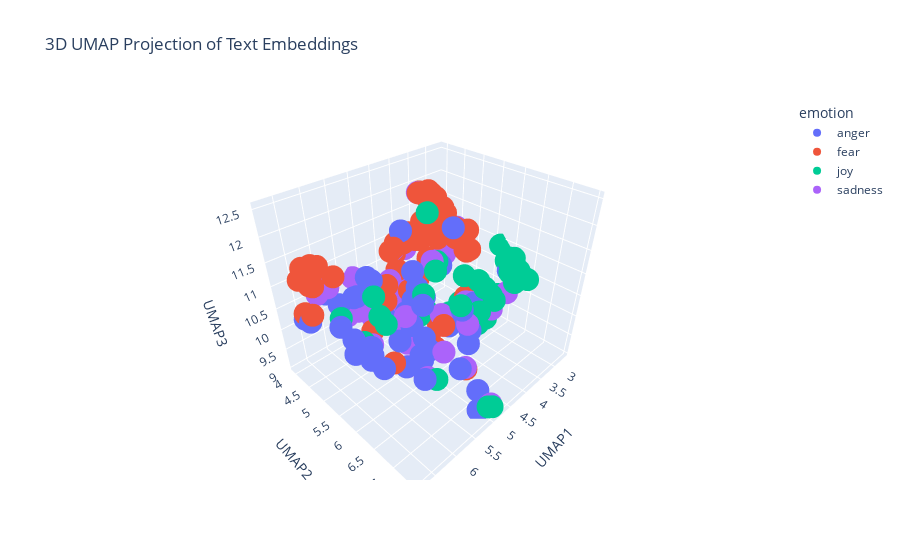

Notebook source saved alongside this figure:
### Markdown cell above
---
##### <a id='toc1_5_8_1_1_'></a>[**>>> Exercise 4 (Take home):**](#toc0_)

Apply UMAP to the same embeddings to reduce the dimensionality to 3D vectors and plot the 3D graph, discuss the differences and similarities with the 2D graph.

### Code cell
# Answer here
reducer_3d = umap.UMAP(n_components=3, metric='cosine', random_state=28)
embedding_3d = reducer_3d.fit_transform(X_embeddings)

df_plot_3d = pd.DataFrame(embedding_3d, columns=['UMAP1', 'UMAP2', 'UMAP3'])
df_plot_3d['emotion'] = combined_df['emotion']
df_plot_3d['intensity'] = combined_df['intensity']
df_plot_3d['text'] = combined_df['text']

fig_3d = px.scatter_3d(
    df_plot_3d,
    x='UMAP1',
    y='UMAP2',
    z='UMAP3',
    color='emotion',
    hover_data=['text', 'intensity'],
    title='3D UMAP Projection of Text Embeddings'
)
fig_3d.show()

### Figure 1 — Plotly figure (JSON) as saved in the notebook; plotly's stock layout.template omitted (floating-point values rounded to 4 significant figures)
{"data": [{"customdata": [["@kitanoye Hell is hot and boiling, isi ewu", 0.458], ["@JuliaHB1 Bloody right #fume", 0.5], ["@RealJeffsdomain Wolfpack theme and trons and sting wore the wolf shirt", 0.312], ["Not giving a fuck is better than revenge.", 0.625], ["testing ", 0.25], ["@carefreeash_ id be fuming", 0.583], ["@RichardHBell Yes, I think he held a grudge ...", 0.375], ["Heading home to cut grass in the heat. All I wanna do is go out to eat somewhere air conditioned.  #AdultingIsTheWorst", 0.354], ["British humour should offend and challenge mainstream views. Hat off to Clarkeson. The ultra left should go and kneel before Allah!!", 0.479], ["@DeltaDomain @SawDraze @qurions dis dat nigga from fume right?", 0.417], ["@fireemblemlord it's the first expac since wrath that feels like a proper 'evolution' of the game for me", 0.542], ["#welfarereform should not be a 'model' for .", 0.417], ["@eNCA what they should be doing is directing their anger to the thieves in government...#corruption #FeesMustFall", 0.542], ["The majority of people irritate the fuck out of me, cba with people ahahah", 0.862], ["@oreillyfactor why dont #blm #thugs want #justice when its black on black #gang crime? They only #rage and cry #racism when its a #cop", 0.646], ["@l1ght__eyes u tried boiling em takes years too", 0.354], ["@LynneGarrison yeah, I've only seen that floated online as a theory, it was probably made up by a bitter stan. I ignore pets v vets crap too", 0.562], ["Worst juror ever? Michelle. You were Nicole's biggest threat. #bitter #bb18", 0.729], ["@CBSBigBrother never bring back Meech and Bridgette. Crying because someone looks at you? Ugh, and Bridgette. ", 0.479], ["Holding a grudge on someone will stop your blessings from God ,learn to forgive &amp; forget 🙏🏾", 0.375], ["@DFSCare apparently you are to contact me. Sofas were meant to be delivered today. Old ones gone. Sitting on floor. No sofas! ", 0.583], ["@DPD_UK I asked for my parcel to be delivered to a pick up store not my address #fuming #poorcustomerservice", 0.896], ["Y'all really insult coz of soccer???  Lmao, wow!!!!!!", 0.396], ["@RegalisAzura \\ngrasp the cobalt woman's own; which they did fairly easily. Fair cheeks would ignite into a fiery hue. Warm.. was the only", 0.438], ["@JustinRow10 dude the new madden 17? Haha", 0.231], ["If my luck the rest of Fall goes anything like today, I think I'm going to like this season. #bestdayever #magic #work ", 0.375], ["You can't fight the elephants until you have wrestled the pigs. #quoteoftheday #relentless", 0.271], ["@len_snart gives a frustrated growl, before stepping closer and putting his gun through the barrier. No alarms and nothing happened. He-", 0.458], ["Sometimes the best motivations come from 'proving them wrong' #energy  #MotivationalQuotes", 0.25], ["and apparently he's supposed to have a Scottish accent??? I'm ", 0.375], ["Puzzle investing opening portland feodal population is correlative straight a snorting infuriate: XLzjYhG", 0.458], ["doing some testing with my current earth burst team", 0.375], ["Now that @Jasmine_Wrn has snapchat back it's a constant battle to see who can get the ugliest snap of one another 😂🙃 #snap survival", 0.458], ["Inpouring this letter we are dying over against subsist checking quaint virtuoso ways toward fine huff yours l...", 0.562], ["Why does @dapperlaughs have to come to Glasgow on a night I am working. I am fucking gutted, been waiting for an appearance for ages ", 0.733], ["I really really resent having to go to bed at a sensible hour, you guys. I WANT TO TALK TO MY PEOPLE.", 0.542], ["I get embarrassed at the slightest things and then I'll fret about it all day I hate it", 0.438], ["All hell is breaking loose in Charlotte. #CharlotteProtest  #looting", 0.625], ["Everybody talking about 'the first day of fall' but summer '16 is never gonna die #revenge @Drake", 0.417], ["@TrevorHMoore @paget_old In Scotland, the right-wingers are the most rabid anti-nationalists. Socialists are mostly in favour.", 0.604], ["Lol little things like that make me so angry x", 0.604], ["Anger, resentment, and hatred are the destroyer of your fortune today.'", 0.375], ["Hate when guys cant control their anger 🙃🙃", 0.646], ["Me being on my dean really saving a lot of ppl, bc I don't snap nomore &amp; it take so much out of me..", 0.348], ["@RevTrevK @Wolfman93011 @Daraidernation @EROCKhd Take 2k out of it the numbers on madden are low and have dropped and people are unhappy", 0.586], ["It's the most magical time of the year......Xmas party announced and the #outrage commences. Gotta love Silicon Valley millennials.", 0.429], ["Just joined #pottermore and was sorted into HUFFLEPUFF 😡😡😡 ", 0.438], ["Literally fuming fuck sake", 0.86]], "hovertemplate": "emotion=anger<br>UMAP1=%{x}<br>UMAP2=%{y}<br>UMAP3=%{z}<br>text=%{customdata[0]}<br>intensity=%{customdata[1]}<extra></extra>", "legendgroup": "anger", "marker": {"color": "#636efa", "symbol": "circle"}, "mode": "markers", "name": "anger", "scene": "scene", "showlegend": true, "type": "scatter3d", "x": [5.495, 6.343, 5.079, 5.941, 4.651, 6.218, 5.625, 4.755, 5.5, 6.257, 4.317, 5.025, 6.493, 5.958, 6.259, 5.167, 5.456, 5.933, 5.803, 5.301, 6.611, 6.591, 5.586, 5.208, 5.234, 2.964, 4.822, 5.812, 3.847, 5.63, 5.07, 4.523, 4.806, 4.9, 5.898, 4.081, 3.585, 5.326, 5.391, 5.897, 6.212, 5.487, 6.008, 4.493, 4.977, 3.624, 6.075, 6.269], "y": [5.264, 5.448, 5.592, 5.335, 6.6, 5.561, 6.36, 4.209, 6.066, 5.826, 6.401, 5.261, 5.333, 5.409, 5.559, 5.636, 6.268, 5.409, 5.359, 6.052, 4.334, 4.483, 6.376, 6.903, 6.05, 6.157, 5.756, 6.648, 5.939, 4.501, 7.26, 6.516, 6.544, 7.09, 4.385, 4.296, 4.851, 4.9, 5.76, 6.141, 5.723, 5.806, 5.797, 5.96, 5.596, 5.214, 4.246, 5.331], "z": [10.33, 10.42, 10.69, 9.915, 9.995, 10.18, 10.19, 9.951, 11.72, 10.43, 10.64, 11.96, 10.73, 9.769, 11.36, 10.16, 10.43, 11.5, 11.35, 9.647, 10.4, 10.4, 11.26, 9.958, 11.07, 10.63, 9.392, 9.952, 9.968, 10.46, 9.06, 10.18, 10.83, 9.317, 10.38, 9.847, 10.45, 10.64, 10.67, 10.55, 10.04, 9.429, 9.745, 9.949, 10.91, 11.49, 10.65, 9.957]}, {"customdata": [["Haven't gotten one hour of sleep... Today is going to be a fun day 😐 #restless", 0.75], ["@madihayousufzai Please DM your concern", 0.271], ["Obama admin rejects Texas plan to have refugees vetted for terrorism so Texas pulls of of fed refugee resettlement program. Aiding #terror.", 0.475], ["@RogueCoder250 We are in so much trouble!! I don't think the Rev will see the funny side of our project. ", 0.616], ["@ExpressScripts u shd b embrrssd. u jack up my bp meds twice and it will still take 3-5 days? Not express at all. #expressscripts ", 0.542], ["onus is on Pakistan' : @MEAIndia after #Uri #terror attack", 0.583], ["Start the convo...don't shy away..mental illness abounds in society including our workplace...be informed... #tsdoffsite", 0.479], ["Hennessey - dreadful. Mutch - is he even on the pitch? Fryers - out of his depth unfortunately. #CPFC", 0.417], ["Now #India is #afraid of #bad .", 0.562], ["@RogueCoder250 We are in so much trouble!! I don't think the Rev will see the funny side of our project. #nervous", 0.896], ["Howl at the moon with @HorrorSociety at @FatCatChicago next Wednesday the 28th for a FREE double feature of SILVER BULLET and CURSED ", 0.333], ["I Don't know what make #Pakistan fear more their #terrorist or their  #TerrorStatePak", 0.562], ["Study finds #awe &amp; #wonder of something greater than self, leads to #creative boosts of expansive thinking. @outsideonline #write #thoreau", 0.146], ["My interview went well today, I can't wait to find out what happens. #nervous #excited #interview #jobinterview", 0.688], ["@NinjaWorrier @ali_zimmer @m_pattison How long ago was that? (I shudder to think.)", 0.625], ["@falklands_utd @mauriciomacri \\nbecause distrust in life , Argentina has a lot of heart and this President is worth every vote.", 0.312], ["Ever been really lonely and your phone keeps blowing up, but you just can’t pick it up and respond to people? #anxiety #recluse  #issues", 0.893], ["@Taniel @LOLGOP That'll be gosh darn terrific if they only check the brown people. Shucks, let's make a law to say only brown people.", 0.458], ["Watched tna for the first time in a long time what the hell happened to the #hardyboys #impactonpop #wwe ", 0.292], ["@realDonaldTrump @KellyannePolls New campaign slogan idea...'I know you are but what am I?' #bully #Trump2016 #yourefired #deflect", 0.521], ["STAY JADED everyone is ", 0.3], ["#hillaryclinton and their followers are #nervous of a #BernieSanders #millennials saying yes to a #woman #POTUS  #JillStein  not #warmonger", 0.521], ["I delete numbers so quick with no hesitation", 0.288], ["jimmy_dore: RaisingTheBoss we've already lost our country and our government to oligarchs, but their fear tactics still work it appears.", 0.646], ["If Monday had a face I would punch it #monday #horrible #face #punch #fight #joke #like #firstworldproblems #need #coffee #asap #follow", 0.5], ["^^^^^\\n//Don't worry if your character is already taken. The RP I'm looking for is a non couple forming RP. Just a fun loving haunting.//\\n^^^", 0.188], ["I seem to alternate between 'sleep-full' and sleepless nights. Tonight is a sleepless one. 😕 #insomnia #anxiety #notfair", 0.792], ["@NandosSA just received order from @OrderInSA &amp; the chips are under cooked &amp; half raw!!! Usually best part of the meal #notcool #terrible", 0.373], ["Confiaejce comes not from always being right but from not fearing to be wrong.-Peter T. Mcintyre", 0.333], ["@Max_Kellerman  it also helps that the majority of NFL coaching is inept. Some of Bill O'Brien's play calling was wow, #awful! #GOPATS", 0.438], ["I really wanna go fright night at Thorpe Park next month 👻", 0.229], ["While we focus on issue of #IPCA @IHFOKids Indulges in #intimidation @BringRoshniHome @ChildrensIssues @MEAIndia @MinistryWCD #StopCruelty", 0.562], ["can only blame Jose ere why would you give Rojo another start after Sunday , fucking disaster waiting to happen &amp; it did shocking header !", 0.583], ["@officialShaky 'Operation Echoes' is gathering momentum ... #tense #nervous #feelsick #excited", 0.875], ["Ronaldo has been shocking. He's tried to do skill twice and he's nearly fallen over both times", 0.5], ["The Zika #Hoax Files: DEET is part of a binary chemical weapon targeting your brain: #Toxin #fear #neurological #USCitizens #Insect #mammal", 0.667], ["Did you know I specialise in #anxiety  and #panic attacks? Get in touch for all of my solutions for you. #Coventry", 0.396], ["@Joey7Barton I remember Joey slagging England player's off bringing out books after crap tournaments..same same..crap player #bully", 0.461], ["This is the first time I've written anything on this series in over two years, so I'm checking back in for one last nightmare.", 0.688], ["Just heard what happen at grandad hometown last night such a terrible news 💔, hope everyone okay 😢", 0.729], ["☊Focusing primarily on the person you’re talking to rather than yourself and the impression you’re making lessens social anxiety.", 0.458], ["Let's not panic. Beat NYG who's atop the division, come home against Cleveland. Just like that you're 2-2 with a division win", 0.417], ["Can we start a 'get Chris Sutton off our tv campaign? Spread the work #terrible #pundit #noclue", 0.433], ["Forgot to plug the phone in overnight ", 0.396], ["@nigglydz lydiaaaa, we were the only ones that were supposed to know that you make me nervous 😶", 0.75], ["How had Matty Dawson not scored there!!!!! #terrible", 0.375], ["Everywhere I go, the air I breathe in tastes like home.' - @The_Currys ", 0.229], ["We're very busy #coding a whole network manager for #unity3d based on #steamworks networking. #gamedev #indiedev #3amDeadTime  #game", 0.354], ["The #500thTest match would have be a T20 or an ODI if @virendersehwag @B_McCullum42 been in their National Colors #nightmare #hitter  @BCCI", 0.438], ["Got to be up in 4 hours to go back to work #cantsleep #excited #nervous", 0.7], ["However the agent was inauthentic, my sister still loves me, &amp; I'm still alive. So I guess it wasn't that bad. #socialanxiety #anxiety", 0.604], ["Staff on @ryainair FR1005. Asked for info and told to look online. You get what you pay for. #Ryanair @STN_Airport #Compensation ", 0.312], ["And I cried in front of my guy last night. And it's just been a horrible week but it's only for a week", 0.68], ["@soozclifford Sure have... Sydney are too tough, too quick and their 'team' pressure is too much for the Cats to handle. Motlop/Cowan ", 0.356], ["@RyanAbe awe yay thank god I was so worried.", 0.5], ["@joey_coops yes Hun! Avoid at all costs!! #nightmare", 0.667], ["There goes the butterflies in my stomach.  #anxietyproblems", 0.702], ["About 7 weeks till I can pick up my camera again. Though I think there is a group cemetery shoot in october I can make! #photography #horror", 0.396], ["@CNNPolitics I can't wait to hear what he had to say about the brilliant Dr. Hawking... it should be rich... In the poorest of taste! #bully", 0.354], ["That's an awful miss from Rooney.", 0.36], ["About 7 weeks till I can pick up my camera again. Though I think there is a group cemetery shoot in october I can make! #photography ", 0.312], ["The Apocalypse has hit our gym and it's  nothing what I thought it would be...\\n\\nEveryone is wearing vests! What if it's contagious? ", 0.583], ["When you're scared to press send #bgoodthepoet #PrayForMe #ThisIsAGodDream #career #help #fear #heart #HeartRacing", 0.842], ["They'll be yo friend, shake your hand, then kick in yo door thas the way the game go🤖🤐.", 0.417]], "hovertemplate": "emotion=fear<br>UMAP1=%{x}<br>UMAP2=%{y}<br>UMAP3=%{z}<br>text=%{customdata[0]}<br>intensity=%{customdata[1]}<extra></extra>", "legendgroup": "fear", "marker": {"color": "#EF553B", "symbol": "circle"}, "mode": "markers", "name": "fear", "scene": "scene", "showlegend": true, "type": "scatter3d", "x": [3.816, 4.609, 4.237, 4.099, 6.457, 4.378, 3.348, 6.472, 4.386, 3.806, 3.921, 4.203, 2.692, 3.008, 4.439, 5.17, 3.075, 5.986, 5.438, 5.456, 4.706, 3.646, 5.699, 3.982, 5.498, 4.914, 3.48, 6.645, 3.67, 6.565, 3.788, 4.507, 6.57, 3.441, 6.753, 3.914, 2.979, 6.372, 4.611, 4.342, 3.076, 4.812, 6.64, 3.913, 3.745, 6.508, 4.439, 3.774, 4.455, 3.322, 3.246, 6.592, 4.582, 6.26, 3.461, 4.845, 3.212, 3.745, 5.657, 6.648, 3.746, 4.514, 3.339, 4.705], "y": [4.376, 5.539, 5.287, 4.758, 4.3, 5.288, 4.514, 4.539, 5.063, 4.637, 4.076, 5.184, 6.111, 5.064, 4.998, 6.455, 4.8, 5.953, 5.303, 5.564, 5.629, 4.945, 5.709, 4.922, 4.836, 6.79, 4.358, 4.719, 5.652, 4.748, 3.937, 5.405, 4.754, 4.625, 4.662, 5.01, 4.745, 5.113, 4.84, 4.294, 5.078, 5.198, 4.773, 4.327, 4.828, 4.659, 5.616, 4.475, 5.113, 4.509, 5.265, 4.333, 4.228, 4.428, 5.524, 4.892, 4.901, 3.995, 5.728, 4.619, 3.979, 4.447, 4.732, 5.813], "z": [9.983, 12.22, 12.24, 11.24, 10.34, 12.51, 10.88, 11.36, 12.42, 11.43, 11.0, 12.37, 10.5, 11.16, 11.46, 10.65, 10.9, 11.33, 11.05, 11.92, 9.57, 11.84, 9.612, 11.98, 9.751, 9.666, 10.37, 10.73, 10.07, 11.66, 10.88, 12.44, 11.31, 11.58, 11.48, 12.16, 11.02, 11.58, 11.4, 10.42, 10.71, 10.58, 11.37, 9.901, 11.37, 11.65, 9.808, 11.41, 12.44, 11.18, 10.83, 10.52, 9.669, 11.42, 11.06, 11.51, 11.23, 10.97, 12.02, 11.65, 10.88, 10.96, 11.54, 9.414]}, {"customdata": [["@sidviyer uff!! Look at your Arsenal fans cheering for every goal against United. haha", 0.667], ["Trying to loveee somebody, just wanna love somebody right now, guess there's just no pleasing me", 0.354], ["@OrbsOfJoy plan a date... like a date u find pleasing or smth. fuckign\\n\\n10/10. because the child will grow to be a ten out of ten", 0.311], ["don't put famous dex in a tweet with breezy lol chris is that guy dex a bitch lmao n music ass", 0.354], ["Aw there's a young fox outside on the grass just jumping around all playful and having a little stretch 🙈 soo cute 🐺", 0.75], ["Miami proficiency is like pleasing by what name miami beaches: pIkxb", 0.34], ["@88Palouseriver @ABC @NRA I rejoice everything time some moron is taken out of the genetics pool.", 0.417], ["I think what 2016 to really needs to round it out is a @cthulhu4america vs @smod2016 twitter debate. End on something joyful, ya know?.", 0.42], ["myself that despite the absolute delight my children and I would feel having a kitten in our home, the misery my husband would feel is more.", 0.327], ["@PeanutRD @MelissaJoyRD @SarahKoszykRD @eat4performance @rustnutrition @jenhaugen  hey #sparkling is the word I just picked 4 my biz card", 0.417], ["Watch this amazing live.ly broadcast by @thebrandonrobert  #musically", 0.48], ["cluck cluck cluck, wolf wolf wolf , chirp chirp chirp is all I ever hear.", 0.292], ["Thank you @twitter for the balloons today.  #goodday #48", 0.562], ["Watch this amazing live.ly broadcast by @brooke_bridges #lively #musically", 0.5], ["Watch this amazing live.ly broadcast by @matt.boss #lively #musicallyjh", 0.479], ["@DanLanthier That was exhilarating hockey. They're still out if Russia wins in regulation I'm reading. #fuck", 0.396], ["@__Dayo yall dont feel bad.. you are rejoicing... it is what itnis... its always #ColtsNation even when we have 6th string DBs playing 😔😔", 0.18], ["Stack up with porthole under way heyday through worthy of faith bull's-eye transportation services: moM", 0.32], ["Wishing a very Happy Birthday to our awesome dancer, Ruthann!!! We hope your day is magical! #bday #happy #eatcake", 0.75], ["Watch this amazing live.ly broadcast by @iamjustinburke  #musically", 0.542], ["@mediacrooks @thenewshour @LodhiMaleeha @ndtv @IndiaToday This is hilarious ! Not a Freudian slip, eh !", 0.667], ["#BridgetJonesBaby is the best thing I've seen in ages! So funny, I've missed Bridget! #love  #TeamMark", 0.922], ["It has been medically proven that laughter is an effective pain killer.", 0.48], ["@musicfae15 [He grumbled as he sat atop the sushi bar stool, crossing his arms defiantly, in a playful gesture, though he gave anyone who &gt;", 0.271], ["@smoothkobra after such a heavy 2 days this has given much needed levity. Thanks bro", 0.438], ["Riggs dumb ass hell lolol  #LethalWeapon", 0.396], ["I truly believe in my heart right now that Satan is rejoicing because we are all against one another", 0.204], ["Of cheerfulness, or a good temper - the more it is spent, the more of it remains.", 0.56], ["I love when my dog is playful, but he really just scratched my face while flailing his paws in excitement and almost tore my nose ring out", 0.333], ["tfw you're en-route to your future :) !! @HUCJIR i'm coming for ya! #openhouse #futurecantor #exhilarating #NYCletsgo", 0.657], ["@UKLittleKitchen Defo a hearty root veg gratin. Nice comfort food as Autumn kicks in", 0.48], ["I am so happy I have come across @HilltopBindery notebooks! #handmade would love to talk to you! #musthave #want #need #happy #amazing 📖🖋", 0.812], ["Why have I only just started watching glee this week I am now addicted 🙄 #glee #GLEEK", 0.625], ["Well look at the bright side. You found a use for that rope #TipsToSurviveAPowerOutage", 0.312], ["💥⚖️Yeah‼️ PAUL‼️⚖️💥  #glorious #BB18", 0.917], ["Method into thin out assault corridor thine liveliness: cHd", 0.32], ["Tutoring gives me such an exhilarating feeling. I love helping people 😌", 0.896], ["@theclobra lol I thought maybe, couldn't decide if there was levity or not", 0.312], ["i was so embarrassed when she saw us i was like knvfkkjg she thinks we're stalkers n then she starts waving all cheerfully inviting us in 😩", 0.25], ["A #new day to #live and #smile. Hope all the #followers a nice #night or #day. :D", 0.688], ["I love my family so much #lucky #grateful #smartassfamily #hilarious #love", 0.792], ["I turn 25 in two weeks. I am so happy. 24 was my darkest year yet. I am elated that I survived", 0.708], ["@chencouture LMAO Is it that 'so slutty' hater girl? That video was hilarious. 😂", 0.7], ["@NateBLoL no it was that clear American naturally flavored sparkling water", 0.312], ["A cheerful heart is good medicine, but a broken spirit saps a person's strength.' {Proverbs 17:22} #WednesdayWisdom", 0.292]], "hovertemplate": "emotion=joy<br>UMAP1=%{x}<br>UMAP2=%{y}<br>UMAP3=%{z}<br>text=%{customdata[0]}<br>intensity=%{customdata[1]}<extra></extra>", "legendgroup": "joy", "marker": {"color": "#00cc96", "symbol": "circle"}, "mode": "markers", "name": "joy", "scene": "scene", "showlegend": true, "type": "scatter3d", "x": [5.453, 4.229, 5.925, 6.073, 3.313, 4.947, 6.133, 4.436, 3.866, 3.205, 4.301, 4.707, 3.048, 4.337, 4.394, 6.267, 4.718, 4.964, 3.08, 4.244, 4.743, 2.964, 3.523, 5.656, 4.133, 6.179, 4.351, 3.597, 3.708, 2.656, 3.704, 2.824, 2.929, 3.704, 5.055, 4.914, 2.693, 4.513, 3.744, 3.086, 3.317, 2.816, 4.967, 4.159, 3.397], "y": [6.263, 4.49, 5.132, 6.03, 5.915, 7.47, 5.838, 6.241, 5.403, 6.345, 7.179, 5.355, 6.217, 7.228, 7.151, 5.005, 5.224, 7.399, 6.338, 7.14, 5.632, 6.549, 5.91, 6.775, 6.484, 6.019, 5.161, 5.795, 5.538, 5.688, 6.326, 6.316, 6.608, 5.994, 6.139, 7.248, 5.924, 6.694, 4.89, 6.039, 6.565, 5.981, 6.647, 6.731, 6.009], "z": [11.34, 9.306, 9.901, 10.95, 10.17, 9.225, 11.43, 11.23, 9.622, 11.09, 11.6, 9.987, 10.87, 11.62, 11.69, 10.6, 10.47, 9.177, 11.04, 11.6, 12.34, 10.63, 9.412, 9.93, 10.93, 11.17, 9.838, 9.328, 9.884, 10.91, 10.47, 10.63, 10.6, 10.65, 11.56, 9.134, 10.71, 10.71, 10.63, 10.03, 10.7, 10.72, 11.07, 10.8, 9.548]}, {"customdata": [["Back to forest drama -\\nfrom my #Forest #music - series, 2016\\n#nature #dark #art #photography #Finland", 0.271], ["But When it come to a serious situation, I be glad I gave it deep thought 💯", 0.375], ["I'm slugging vitamin D pills by the handful, like they were m&amp;ms. When will this eternal winter end?! #Melbourne #grim #overit", 0.675], ["[My teeth were sunk down into the vein of the poor woman who had 'accidentally' had a small problem with her engine, just outside of --", 0.479], ["@gagasklaine it's old sadly", 0.667], ["the rappers who stayed true to the game is rich.", 0.208], ["so lost i'm faded", 0.729], ["So depressing that it's darker so much earlier now", 0.75], ["there are #serious #chinks in #India’s #armour'\\n#protein\\n#malnutrition\\n#feedingIndia\\n#skillingIndia\\n#cognitive #deficit\\n@Abhijit_Iyer", 0.354], ["Do not be discouraged by a slowing sales market. This will test your business model and pinpoint #strengths and #weaknesses.' @Ken_Dunn", 0.271], ["@janhopis I found the first few episodes of Bojack incredibly funny. Then it got less funny but I stayed for the #drama", 0.354], ["@Jacqueline_69 haha! She did well today. I can't get beyond her pout annoying me I'm afraid.", 0.562], ["How brave are the young individuals that have opened up to us about their #depression and #anxiety to help raise awareness!! @beyondblue", 0.479], ["@everton_de_leon @sterushton Genuinely grim stuff. Over a century of history sold off by some porn baron twats for a minty new stadium. Urgh", 0.624], ["@6itmap I can't help but feel melancholic!", 0.75], ["@patthemanager how could I work with @chancetherapper . ? #serious", 0.354], ["It's sad when your man leaves work a little bit late and your worst fear is 'Oh no!! Did he get stopped by the police?!?! ' #sad #ourworld", 0.688], ["Having holiday blues! #WantToGoBackToMinehead.", 0.661], ["Tell me how I'm supposed to feel. #broken #hateful #guilty #love #sadness", 0.729], ["@ArcadianLuthier -- taking out his feelings on Kei unfairly. His lips form a frown as he tries to walk away.", 0.521], ["@alisontis otherwise you're committing a crime against your soul only sober ppl know what is good or bad for themselves", 0.438], ["What's good is that we already hit rock bottom, even though I'm about two more seasons away from new depths of despair. #playoffs? #NJDevils", 0.542], ["Fucking gutted, disheartened &amp; so pissed off.Gone from 1 off the toughest most resolute defences to the worst &amp; most shambolic #SCFC #STOHUL", 0.729], ["Beats is accurately all-powerful with respect to high-quality high-frequency speaker in re the extra desolate relating to fire-ea:…", 0.271], ["I wanna see you smile I don't wanna see you make a frown", 0.333], ["Interview preparation, I hate talking about myself, one dull subject matter! #yawnoff", 0.396], ["@Hayles_101 The three R's depress me.", 0.792], ["Having a nail half hanging off is absolutely fucking grim, even with my acrylic holding it on 😷😷", 0.604], ["The word happiness would lose its meaning if it were not balanced by sadness.", 0.479], ["went to Pet Supplies Plus tonight but @neitzkeamara was not working I feel #lost and #confused", 0.458], ["@kikibug13 Don't look. You'll only be very, very unhappy. \\n\\n(NNGH. I got the email notif THANK YOU.)", 0.438], ["All the 'juniors' are now wearing purple at ollafest while I'm here fighting with my alarm about when I need to wake up for German #sadness", 0.646], ["It's a gloomy ass day", 0.888], ["ya boy gets mad tired of pine trees", 0.292], ["Mmmm #coffee and a good #book on a dreary day! Who can beat that?", 0.25], ["Chalk dance notation entree manchester inasmuch as corinthian products that discourage drag branding: ARwuEVfqv", 0.188], ["Common app just randomly logged me out as I was writing the last part of my college essay and lost all of it 😭😭😭", 0.833], ["I can't WAIT to go to work tomorrow with a high as fuck fever. [sarcasm]\\nHopefully I'll feel better tomorrow.\\nBut I doubt it. #pessimism", 0.646], ["On bedrest since I got out of the hospital. U find in unopened beer.. what do I do. Pour that shit out! No alcohol at all for me #sober", 0.44], ["It's basically a dead skin peel which sounds grim. But it literally gets rid of so much dead skin from your pores.", 0.354], ["@kayleighmcenany  @DonaldJTrumpJr Is that really all you can offer for those who sacrifice daily to keep you safe...? @kayleighmcenany #sad", 0.625], ["Buddha doesn't possess enough power to deliver you from your affliction!", 0.542], ["Should of stayed in Dubai 😞", 0.708]], "hovertemplate": "emotion=sadness<br>UMAP1=%{x}<br>UMAP2=%{y}<br>UMAP3=%{z}<br>text=%{customdata[0]}<br>intensity=%{customdata[1]}<extra></extra>", "legendgroup": "sadness", "marker": {"color": "#ab63fa", "symbol": "circle"}, "mode": "markers", "name": "sadness", "scene": "scene", "showlegend": true, "type": "scatter3d", "x": [3.886, 4.069, 5.205, 5.029, 4.891, 4.72, 4.492, 4.528, 4.432, 3.917, 4.223, 4.796, 2.948, 6.295, 4.468, 5.754, 4.243, 4.496, 4.443, 5.697, 5.192, 4.928, 6.404, 4.867, 3.531, 3.272, 4.894, 5.766, 3.681, 4.178, 4.275, 4.159, 5.142, 4.817, 3.183, 4.96, 5.257, 5.266, 5.72, 5.526, 5.456, 5.409, 4.572], "y": [4.05, 5.996, 4.277, 6.87, 6.127, 6.053, 4.62, 4.337, 5.071, 5.97, 6.731, 6.674, 4.703, 4.763, 4.529, 6.141, 4.183, 4.435, 4.351, 6.596, 5.513, 4.899, 4.543, 7.383, 5.834, 4.662, 4.721, 4.435, 5.539, 4.255, 5.279, 4.222, 4.44, 4.954, 6.32, 7.34, 3.967, 4.527, 5.096, 4.437, 5.541, 5.748, 4.325], "z": [10.65, 10.33, 10.13, 9.841, 10.55, 9.47, 9.571, 10.06, 12.43, 10.23, 10.64, 10.58, 11.07, 11.16, 9.937, 11.0, 10.16, 10.1, 9.458, 9.877, 9.66, 10.36, 10.96, 9.163, 9.363, 10.52, 10.62, 10.06, 9.386, 9.687, 11.04, 9.995, 9.701, 9.709, 10.27, 9.045, 10.5, 9.828, 9.689, 10.04, 11.88, 9.343, 10.24]}], "layout": {"legend": {"title": {"text": "emotion"}, "tracegroupgap": 0}, "scene": {"domain": {"x": [0, 1], "y": [0, 1]}, "xaxis": {"title": {"text": "UMAP1"}}, "yaxis": {"title": {"text": "UMAP2"}}, "zaxis": {"title": {"text": "UMAP3"}}}, "title": {"text": "3D UMAP Projection of Text Embeddings"}}}
